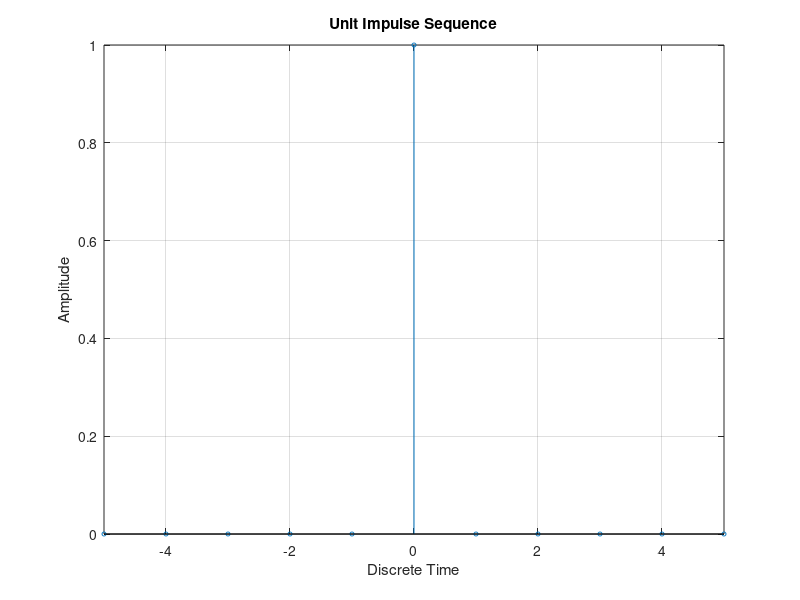

Recreate this plot in MATLAB.
% Name: Priyadarshan Ghosh
% Roll no.: 72
clc;
clf;
n1 = -5:5;
for i = 1:length(n1)
    if n1(i) == 0 %1 only for 0
        x1(i) = 1;
    else
        x1(i) = 0;
    end
end

stem(n1,x1, 'MarkerSize',3);
title ('Unit Impulse Sequence');
xlabel('Discrete Time');
ylabel('Amplitude');
axis([-5, 5, 0, 1]);
grid on;
